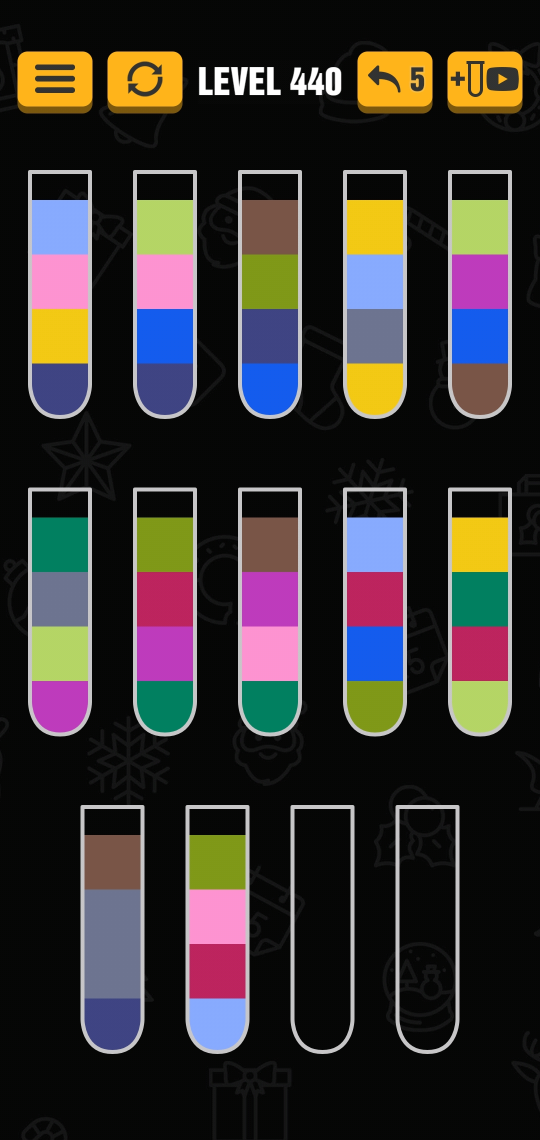
#> input picture python/image_test.jpg, 1080 x 2280 px (shown at 1/2 size)
$ python image_extraction.py
#> lines starting #> are read from the running program, lines starting #| are printed output that depends on the picture; after the words box and inside, x2 and y2 are one past the last pixel; in counts of white or black regions, pixels touching at a corner belong together
import cv2
import numpy as np
from pylab import *


def edge_detect(file_name, tresh_min, tresh_max):
    image = cv2.imread(file_name)
    im_bw = cv2.cvtColor(image, cv2.COLOR_RGB2GRAY)

    (thresh, im_bw) = cv2.threshold(im_bw, tresh_min, tresh_max, 0)
    cv2.imwrite('bw_' + file_name, im_bw)

    contours, hierarchy = cv2.findContours(im_bw, cv2.RETR_TREE, cv2.CHAIN_APPROX_SIMPLE)
    cv2.drawContours(image, contours, -1, (0, 255, 0), 3)
    cv2.imwrite('cnt_' + file_name, image)


def sum_abs(list1, list2):
    sum_abs = 0
    for i in range(len(list1)):
        if list1[i] > list2[i]:
            sum_abs += list1[i] - list2[i]
        else:
            sum_abs += list2[i] - list1[i]
    return sum_abs


def test(file_name):
#> called with file_name = 'image_test.jpg'
    image = cv2.imread(file_name)
#> image is the input picture: shape (2280, 1080, 3); mean B, G, R 46.6, 48.6, 53.5
    im_bw = cv2.cvtColor(image, cv2.COLOR_RGB2GRAY)
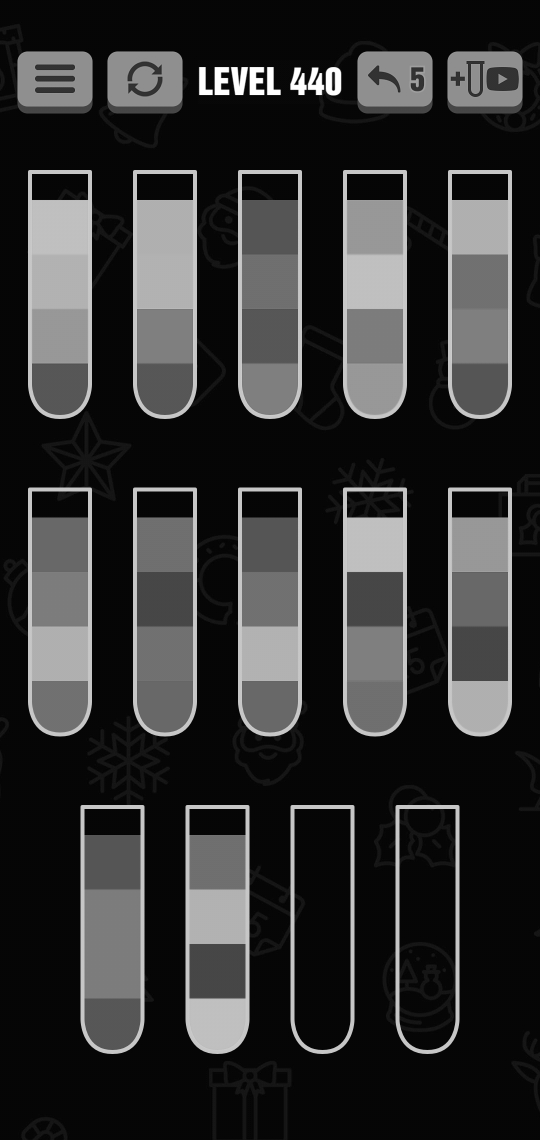
#> im_bw: shape (2280, 1080) (shown at 1/2 size); min 0, max 255, mean 48.6

    (thresh, im_bw) = cv2.threshold(im_bw, 40, 255, 0)
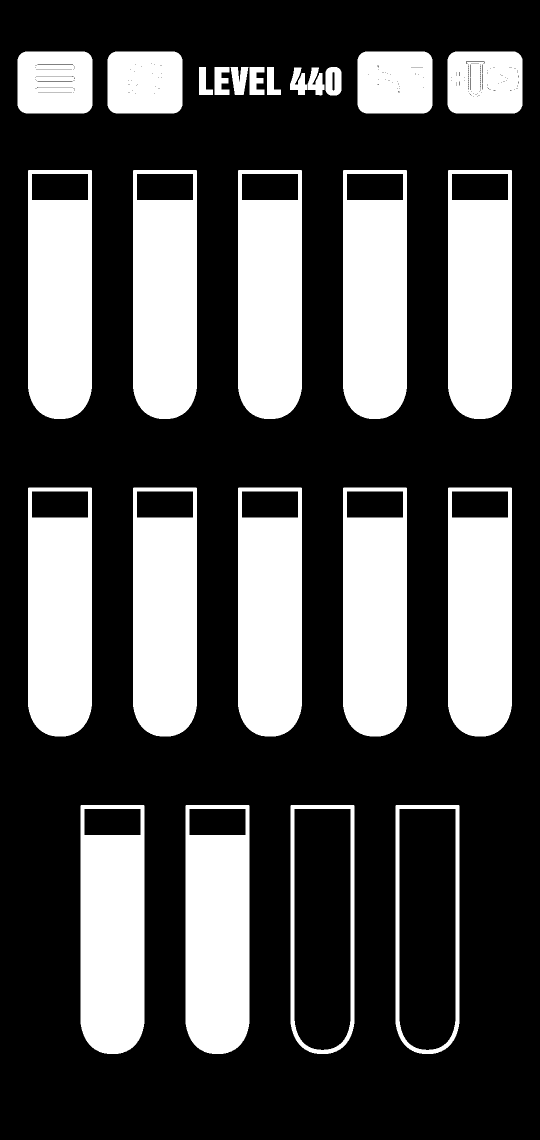
#> im_bw: shape (2280, 1080) (shown at 1/2 size); 31.5% white; 26 white regions

    contours, hierarchy = cv2.findContours(im_bw, cv2.RETR_TREE, cv2.CHAIN_APPROX_SIMPLE)
#> contours = 391 contours, 342 with area under 20; largest, box (x1, y1, x2, y2) and area: (476, 975, 604, 1473) 61446, (686, 975, 814, 1473) 61443, (266, 975, 394, 1473) 61443, (791, 1610, 919, 2108) 61442, (896, 975, 1024, 1473) 61442

    max_area = 0
    new_contours = []
    for cnt in contours:
        area = cv2.contourArea(cnt)
        if area > max_area:
            max_area = area
#> this loop made 391 passes
#> (area, max_area) on passes 1, 11, 13: (61442, 61442), (61443, 61443), (61446, 61446)
#> area on passes 2 to 7: 53118, 61441, 53117, 61441, 5987, 61441
#> after the loop, max_area = 61446

    for cnt in contours:
        if cv2.contourArea(cnt) >= max_area - 3000:
            new_contours += [cnt]
#> this loop made 391 passes
#> cnt on passes 39 to 41: [[954, 192], [955, 191], [956, 192], [955, 193]], [[945, 192], [946, 191], [947, 192], [946, 193]], [[956, 191], [957, 190], [958, 191], [957, 192]]

    color_dict = {}
    color_num = 1
    flask_list = []
    norm_bound = 30
    for cnt in new_contours:
        x, y, w, h = cv2.boundingRect(cnt)
        column = image[y + 100: y + h: (h - 100) // 4, x + w // 2]

        fluid_list = []
        old_value = None
        for pixel in column:
            string = f"{pixel[0]}:{pixel[1]}:{pixel[2]}"

            if (abs((sum(pixel / 3) - pixel[0])) >= 8) or (abs((sum(pixel / 3) - pixel[1])) >= 8):

                if old_value is None:
                    for key in color_dict.keys():
                        key_values = np.array([int(val) for val in key.split(":")])
                        if sum(abs(key_values - pixel)) <= norm_bound:
                            string = key

                    if not color_dict.get(string):
                        color_dict[string] = color_num
                        color_num += 1
                    fluid_list += [color_dict[string]]
                    old_value = pixel

                else:
                    for key in color_dict.keys():
                        key_values = np.array([int(val) for val in key.split(":")])
                        if sum_abs(key_values, pixel) <= norm_bound:
                            string = key

                    if not color_dict.get(string):
                        color_dict[string] = color_num
                        color_num += 1
                    fluid_list += [color_dict[string]]

                    old_value = pixel

        flask_list += [fluid_list]
#> this loop made 14 passes
#> (x, y) on passes 6 to 14: (686, 975), (476, 975), (266, 975), (56, 975), (896, 340), (686, 340), (476, 340), (266, 340), (56, 340)
#> (x, y, flask_list) on passes 1 to 5: (791, 1610, [[]]), (581, 1610, [[], []]), (371, 1610, [[], [], [1, 2, 3, 4]]), (161, 1610, [[], [], [1, 2, 3, 4], [5, 6, 6, 7]]), (896, 975, [[], [], [1, 2, 3, 4], [5, 6, 6, 7], [8, 9, 3, 10]])
#> after the loop, color_dict = 12 items; color_num = 13

    checker = [0 for i in range(len(color_dict))]
#> checker = [0, 0, 0, 0, 0, 0, 0, 0, 0, 0, 0, 0]
    for flask in flask_list:
        for fluid in flask:
            checker[fluid-1] += 1
#> this loop made 14 passes
#> flask on passes 1 to 12: [], [], [1, 2, 3, 4], [5, 6, 6, 7], [8, 9, 3, 10], [4, 3, 11, 1], [5, 12, 2, 9], [1, 3, 12, 9], [9, 6, 10, 12], [10, 12, 11, 5], [8, 4, 6, 8], [5, 1, 7, 11]
#> after the loop, checker = [4, 4, 4, 4, 4, 4, 4, 4, 4, 4, 4, 4]

    for check in checker:
        if check != 4:
            print("error")
#> this loop made 12 passes

    file = open("./result.txt", 'w+')
    for flask in flask_list:
        file.write(f"{flask}\n")


test("image_test.jpg")
